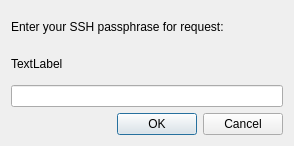
<?xml version="1.0" encoding="UTF-8"?>
<ui version="4.0">
 <class>MainWindow</class>
 <widget class="QDialog" name="MainWindow">
  <property name="geometry">
   <rect>
    <x>0</x>
    <y>0</y>
    <width>294</width>
    <height>146</height>
   </rect>
  </property>
  <property name="windowTitle">
   <string>OpenSSH Authentication Passphrase request</string>
  </property>
  <layout class="QGridLayout" name="gridLayout">
   <item row="0" column="0">
    <widget class="QLabel" name="label">
     <property name="text">
      <string>Enter your SSH passphrase for request:</string>
     </property>
    </widget>
   </item>
   <item row="1" column="0">
    <widget class="QLabel" name="promptLabel">
     <property name="sizePolicy">
      <sizepolicy hsizetype="MinimumExpanding" vsizetype="Preferred">
       <horstretch>0</horstretch>
       <verstretch>0</verstretch>
      </sizepolicy>
     </property>
     <property name="text">
      <string notr="true">TextLabel</string>
     </property>
    </widget>
   </item>
   <item row="2" column="0">
    <widget class="QLineEdit" name="passwordEdit">
     <property name="echoMode">
      <enum>QLineEdit::Password</enum>
     </property>
    </widget>
   </item>
   <item row="3" column="0">
    <layout class="QHBoxLayout" name="horizontalLayout_2">
     <item>
      <spacer name="horizontalSpacer">
       <property name="orientation">
        <enum>Qt::Horizontal</enum>
       </property>
       <property name="sizeHint" stdset="0">
        <size>
         <width>40</width>
         <height>20</height>
        </size>
       </property>
      </spacer>
     </item>
     <item>
      <spacer name="horizontalSpacer_2">
       <property name="orientation">
        <enum>Qt::Horizontal</enum>
       </property>
       <property name="sizeHint" stdset="0">
        <size>
         <width>40</width>
         <height>20</height>
        </size>
       </property>
      </spacer>
     </item>
     <item>
      <layout class="QHBoxLayout" name="horizontalLayout">
       <item>
        <widget class="QDialogButtonBox" name="buttonBox_1">
         <property name="orientation">
          <enum>Qt::Horizontal</enum>
         </property>
         <property name="standardButtons">
          <set>QDialogButtonBox::Ok</set>
         </property>
        </widget>
       </item>
       <item>
        <widget class="QDialogButtonBox" name="buttonBox_2">
         <property name="orientation">
          <enum>Qt::Horizontal</enum>
         </property>
         <property name="standardButtons">
          <set>QDialogButtonBox::Cancel</set>
         </property>
        </widget>
       </item>
      </layout>
     </item>
    </layout>
   </item>
  </layout>
 </widget>
 <resources/>
 <connections>
  <connection>
   <sender>buttonBox_1</sender>
   <signal>accepted()</signal>
   <receiver>MainWindow</receiver>
   <slot>accept()</slot>
   <hints>
    <hint type="sourcelabel">
     <x>248</x>
     <y>254</y>
    </hint>
    <hint type="destinationlabel">
     <x>157</x>
     <y>274</y>
    </hint>
   </hints>
  </connection>
  <connection>
   <sender>buttonBox_1</sender>
   <signal>rejected()</signal>
   <receiver>MainWindow</receiver>
   <slot>reject()</slot>
   <hints>
    <hint type="sourcelabel">
     <x>316</x>
     <y>260</y>
    </hint>
    <hint type="destinationlabel">
     <x>286</x>
     <y>274</y>
    </hint>
   </hints>
  </connection>
 </connections>
</ui>
